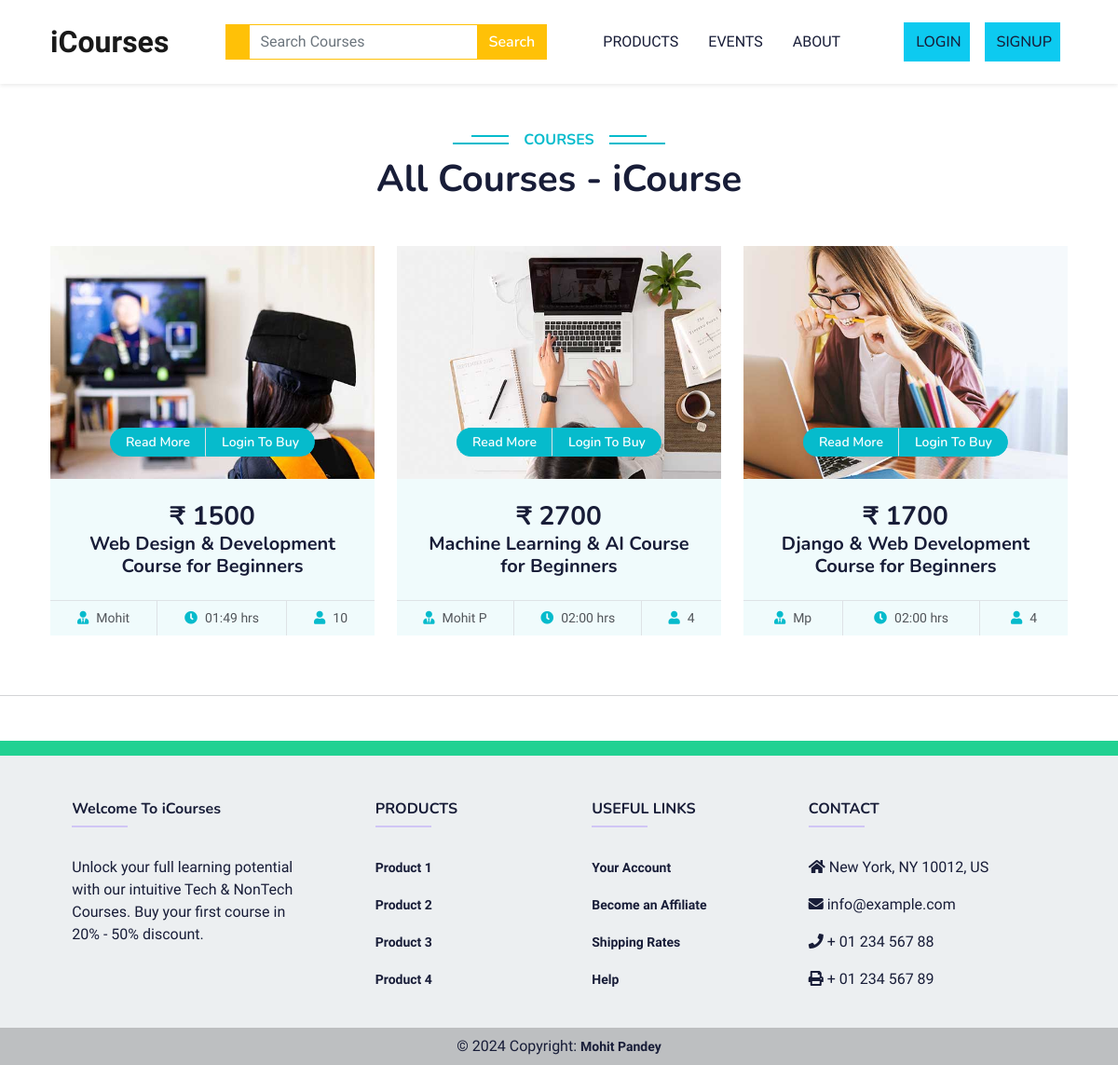
Before: /allCourses/ with the older database file.
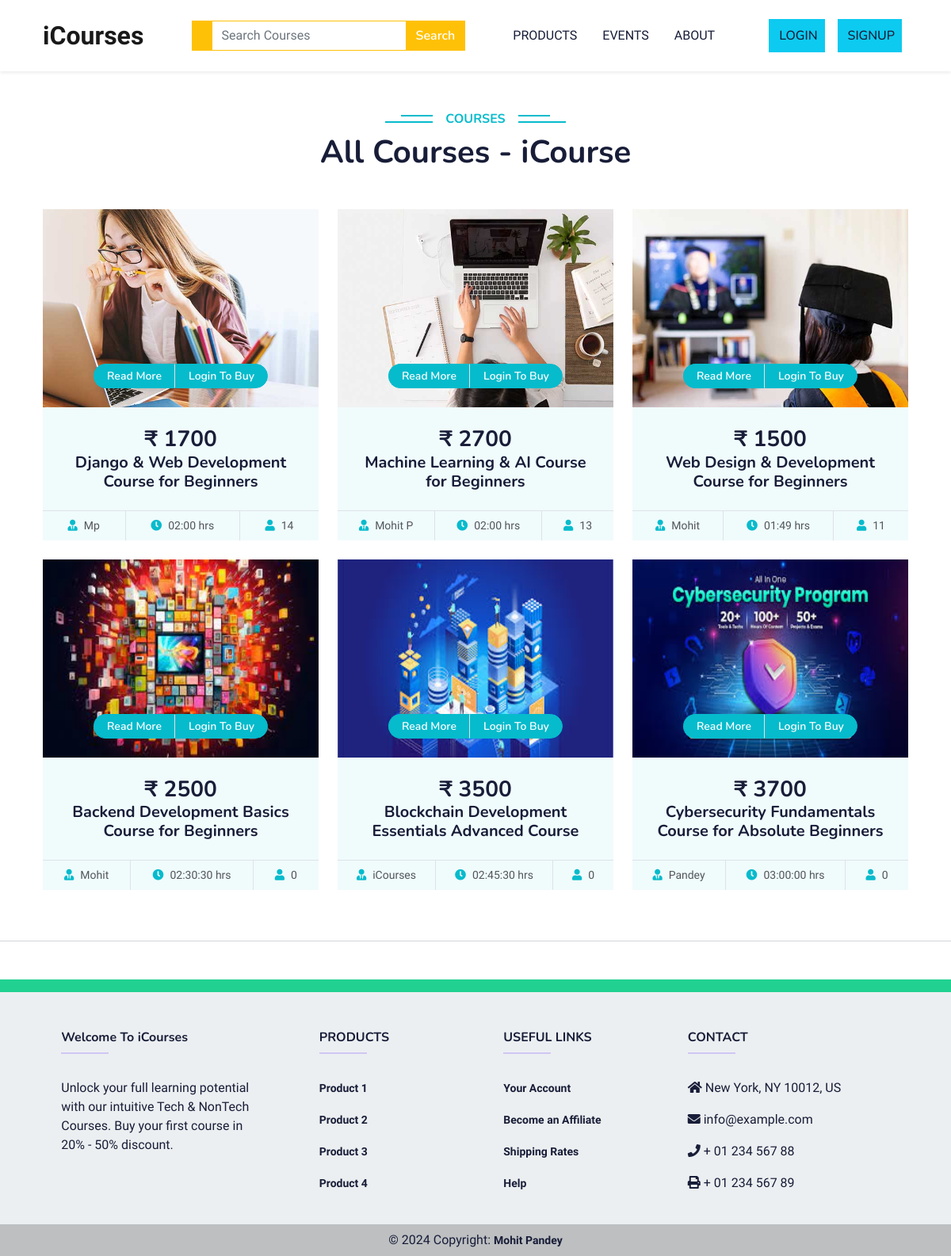
After: the same page with the newer database file.
### home/models.py (models this page shows, shortened)
class Course(models.Model):
    coursePicture = models.ImageField(upload_to='coursePicture/',null=True,blank = True)
    courseFile = models.FileField(upload_to='coursePdf',null=True,blank=True)
    courseCategory = models.ForeignKey(Category, on_delete=models.CASCADE ,null=True,blank=True)
    courseName = models.CharField(max_length = 150,null=True,blank=True)
    coursePrice = models.IntegerField(null=True,blank=True)
    madeBy = models.CharField(max_length = 150,null=True,blank=True)
    courseDuration = models.CharField(max_length = 50)
    studentOnCourse = models.IntegerField(default = 0,editable=False)
    AboutCourse = HTMLField(blank=True)

### home/views.py (the view)
# urls.py: path('allCourses/',views.AllCourses, name='allCourses'),
def AllCourses(request):
    if request.method == "GET":
      search = request.GET.get('search')
      if search != None:
        course = Course.objects.filter(courseName__icontains=search)
        return render(request,"Products/allCourse.html",{'courses':course})
    courses = Course.objects.order_by('-studentOnCourse') # get the all courses bu student count in all course page.............
    context = {'courses':courses}
    return render(request,"Products/allCourse.html",context)

### home/context_processors.py (called while the page is built)
def user_info(request):
    user_info = None
    if request.user.is_authenticated:
        try:
            user_info = request.user.userprofile  # Assuming UserProfile is related to the User model
        except UserProfile.DoesNotExist:
            pass  # Handle the case where UserProfile doesn't exist for the current user
    return {'user_info': user_info}

### templates/Products/allCourse.html (shortened to what this page needs)
{% extends 'base.html' %}
{% block Css %}
  <link href="https://cdnjs.cloudflare.com/ajax/libs/font-awesome/5.10.0/css/all.min.css" rel="stylesheet" />
  <link href="https://cdn.jsdelivr.net/npm/bootstrap-icons@1.4.1/font/bootstrap-icons.css" rel="stylesheet" />
  <link href="lib/animate/animate.min.css" rel="stylesheet" />
  <link href="lib/owlcarousel/assets/owl.carousel.min.css" rel="stylesheet" />
  <link href="/static/Css/css/bootstrap.min.css" rel="stylesheet" />
  <link href="/static/Css/css/style.css" rel="stylesheet" />
{% endblock %}
{% block body %}
  <div class="container-xxl py-5">
    <div class="container">
      <div class="text-center wow fadeInUp" data-wow-delay="0.1s">
        <h6 class="section-title bg-white text-center text-primary px-3">Courses</h6>
        <h1 class="mb-5">All Courses - iCourse</h1>
      </div>
      <div class="row g-4 justify-content-start">
        {% if courses %}
          {% for course in courses %}
            <div class="col-lg-4 col-md-6 wow fadeInUp" data-wow-delay="0.1s">
              <div class="course-item bg-light">
                <div class="position-relative overflow-hidden">
                  {% if course.coursePicture %}
                    <img src="{{ course.coursePicture.url }}" height="250px" class="card-img-top" alt="{{ course.courseName }}" />
                  {% else %}
                    <img src="/static/Images/cat-4.jpg" height="250px" class="card-img-top" alt="Placeholder" />
                  {% endif %}
                  <div class="w-100 d-flex justify-content-center position-absolute bottom-0 start-0 mb-4">
                    <a href="/productView/{{ course.id }}" class="flex-shrink-0 btn btn-sm btn-primary px-3 border-end" style="border-radius: 30px 0 0 30px;">Read More</a>
                    {% if user.is_authenticated %}
                    <a href="/paymentPage/{{course.id}}" class="flex-shrink-0 btn btn-sm btn-primary px-3" style="border-radius: 0 30px 30px 0;">Buy Now</a>
                    {% else %}
                    <a href="/login/" class="flex-shrink-0 btn btn-sm btn-primary px-3" style="border-radius: 0 30px 30px 0;">Login To Buy</a>
                    {% endif %}
                  </div>
                </div>
                <div class="text-center p-4 pb-0">
                  <h3 class="mb-0">₹ {{ course.coursePrice }}</h3>
                  <h5 class="mb-4">{{ course.courseName }}</h5>
                </div>
                <div class="d-flex border-top">
                  <small class="flex-fill text-center border-end py-2"><i class="fa fa-user-tie text-primary me-2"></i>{{ course.madeBy }}</small>
                  <small class="flex-fill text-center border-end py-2"><i class="fa fa-clock text-primary me-2"></i>{{ course.courseDuration }} hrs</small>
                  <small class="flex-fill text-center py-2"><i class="fa fa-user text-primary me-2"></i>{{ course.studentOnCourse }}</small>
                </div>
              </div>
            </div>
          {% endfor %}
        {% else %}
        <div class="text-center alert alert-danger alert-dismissible fade show" role="alert">
            <strong>No Courses Found!</strong> Please search some other course...
            <button type="button" class="btn-close" data-bs-dismiss="alert" aria-label="Close"></button>
          </div>
        {% endif %}
      </div>
    </div>
  </div>
  <hr />
{% endblock %}

Changed rows visible on the page:
changed Course "Django & Web Development Course for Beginners": studentOnCourse "4" → "14"; moves up the list
changed Course "Machine Learning & AI Course for Beginners": studentOnCourse "4" → "13"; moves down the list
changed Course "Web Design & Development Course for Beginners": studentOnCourse "10" → "11"
added Course: coursePicture (picture), coursePrice "2500", courseName "Backend Development Basics Course for Beginners", madeBy "Mohit", courseDuration "02:30:30", studentOnCourse "0"
added Course: coursePicture (picture), coursePrice "3500", courseName "Blockchain Development Essentials Advanced Course", madeBy "iCourses", courseDuration "02:45:30", studentOnCourse "0"
added Course: coursePicture (picture), coursePrice "3700", courseName "Cybersecurity Fundamentals Course for Absolute Beginners", madeBy "Pandey", courseDuration "03:00:00", studentOnCourse "0"
